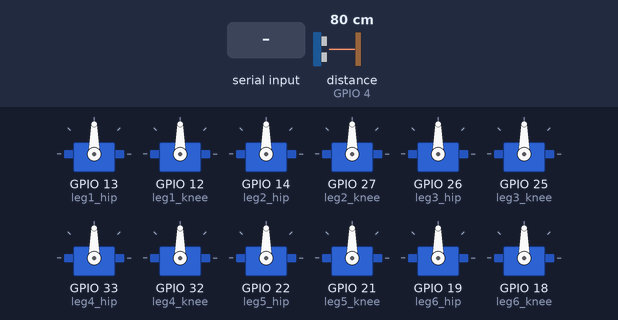
A sketch run on a simulated ESP32. On the bench: 12 × servo. Wiring (inferred from the names in the program): ultrasonic range finder: trigger GPIO 5; echo GPIO 4. The test bench sets the inputs (shaded band); at power-on: distance to the obstacle (sensor on GPIO 4) 80 cm. The echo pulse lasts 58.3 µs per cm; nothing arrives over Bluetooth unless stated.

Above: at 1.2 s.
1.3 s: "F" received over the second serial link
At 1.37 s:
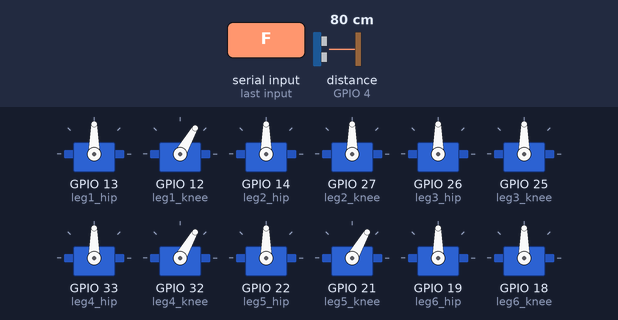
4.3 s: "B" received over the second serial link
At 4.52 s:
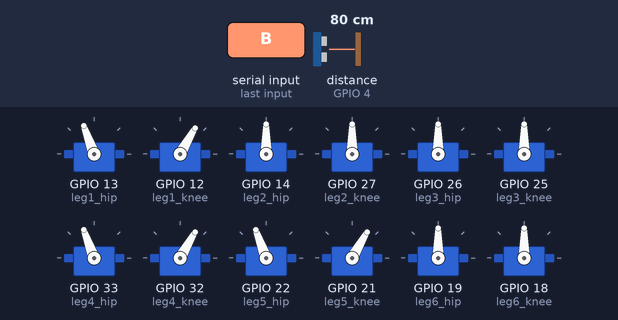
7.3 s: "L" received over the second serial link
At 7.45 s:
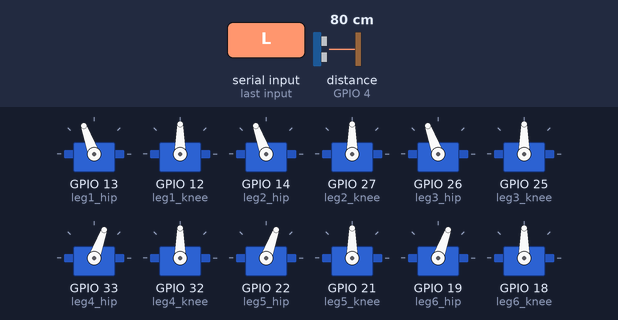
9.1 s: "R" received over the second serial link
At 9.25 s:
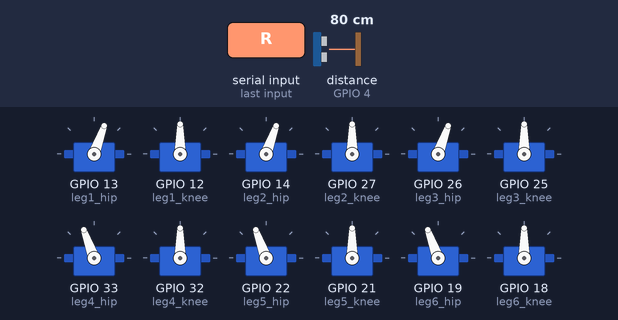
Timing chart, 0 to 11.9 s (numbered marks = the images above; inputs shaded):
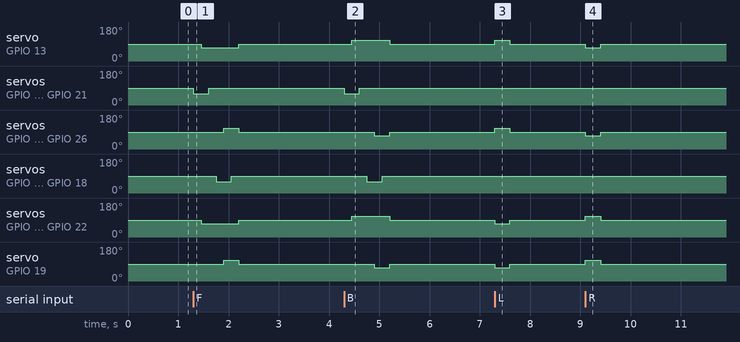

The sketch:

hexapod.ino
```cpp
#include <BluetoothSerial.h>
#include <Servo.h>

BluetoothSerial SerialBT;

// 12 Servos (6 legs x 2)
Servo leg1_hip, leg1_knee;
Servo leg2_hip, leg2_knee;
Servo leg3_hip, leg3_knee;
Servo leg4_hip, leg4_knee;
Servo leg5_hip, leg5_knee;
Servo leg6_hip, leg6_knee;

// Ultrasonic
#define trigPin 5
#define echoPin 4
long duration;
int distance;

int getDistance() {
  digitalWrite(trigPin, LOW);
  delayMicroseconds(2);
  digitalWrite(trigPin, HIGH);
  delayMicroseconds(10);
  digitalWrite(trigPin, LOW);
  duration = pulseIn(echoPin, HIGH);
  distance = duration * 0.034 / 2;
  return distance;
}

void stopMovement() {
  leg1_hip.write(90); leg1_knee.write(90);
  leg2_hip.write(90); leg2_knee.write(90);
  leg3_hip.write(90); leg3_knee.write(90);
  leg4_hip.write(90); leg4_knee.write(90);
  leg5_hip.write(90); leg5_knee.write(90);
  leg6_hip.write(90); leg6_knee.write(90);
}

void moveForward() {
  leg1_knee.write(60); leg4_knee.write(60); leg5_knee.write(60);
  delay(150);
  leg1_hip.write(70); leg4_hip.write(70); leg5_hip.write(70);
  delay(150);
  leg1_knee.write(90); leg4_knee.write(90); leg5_knee.write(90);
  delay(150);

  leg2_knee.write(60); leg3_knee.write(60); leg6_knee.write(60);
  delay(150);
  leg2_hip.write(110); leg3_hip.write(110); leg6_hip.write(110);
  delay(150);
  leg2_knee.write(90); leg3_knee.write(90); leg6_knee.write(90);
  delay(150);

  leg1_hip.write(90); leg4_hip.write(90); leg5_hip.write(90);
  leg2_hip.write(90); leg3_hip.write(90); leg6_hip.write(90);
}

void moveBackward() {
  leg1_knee.write(60); leg4_knee.write(60); leg5_knee.write(60);
  delay(150);
  leg1_hip.write(110); leg4_hip.write(110); leg5_hip.write(110);
  delay(150);
  leg1_knee.write(90); leg4_knee.write(90); leg5_knee.write(90);
  delay(150);

  leg2_knee.write(60); leg3_knee.write(60); leg6_knee.write(60);
  delay(150);
  leg2_hip.write(70); leg3_hip.write(70); leg6_hip.write(70);
  delay(150);
  leg2_knee.write(90); leg3_knee.write(90); leg6_knee.write(90);
  delay(150);

  leg1_hip.write(90); leg2_hip.write(90); leg3_hip.write(90);
  leg4_hip.write(90); leg5_hip.write(90); leg6_hip.write(90);
}

void turnLeft() {
  leg1_hip.write(110); leg2_hip.write(110); leg3_hip.write(110);
  leg4_hip.write(70); leg5_hip.write(70); leg6_hip.write(70);
  delay(300);
  stopMovement();
}

void turnRight() {
  leg1_hip.write(70); leg2_hip.write(70); leg3_hip.write(70);
  leg4_hip.write(110); leg5_hip.write(110); leg6_hip.write(110);
  delay(300);
  stopMovement();
}

void setup() {
  Serial.begin(115200);
  SerialBT.begin("HexapodESP32");

  leg1_hip.attach(13); leg1_knee.attach(12);
  leg2_hip.attach(14); leg2_knee.attach(27);
  leg3_hip.attach(26); leg3_knee.attach(25);
  leg4_hip.attach(33); leg4_knee.attach(32);
  leg5_hip.attach(22); leg5_knee.attach(21);
  leg6_hip.attach(19); leg6_knee.attach(18);

  pinMode(trigPin, OUTPUT);
  pinMode(echoPin, INPUT);

  stopMovement();
}

void loop() {
  int d = getDistance();
  if (d < 15) {
    stopMovement();
    return;
  }

  if (SerialBT.available()) {
    char c = SerialBT.read();
    if (c == 'F') moveForward();
    else if (c == 'B') moveBackward();
    else if (c == 'L') turnLeft();
    else if (c == 'R') turnRight();
    else if (c == 'S') stopMovement();
  }
}
```

Measured:
- after the input at 1.3 s, servo on GPIO 13 (leg1_hip): 90° → 70° after 0.15 s, → 90° 0.75 s later; servo on GPIO 12 (leg1_knee): 90° → 60° at once, → 90° 0.30 s later
- after the input at 4.3 s, servo on GPIO 13 (leg1_hip): 90° → 110° after 0.15 s, → 90° 0.75 s later; servo on GPIO 12 (leg1_knee): 90° → 60° at once, → 90° 0.30 s later
- after the input at 7.3 s, servo on GPIO 13 (leg1_hip), servo on GPIO 14 (leg2_hip), servo on GPIO 26 (leg3_hip): 90° → 110° at once, → 90° 0.30 s later; servo on GPIO 33 (leg4_hip), servo on GPIO 22 (leg5_hip), servo on GPIO 19 (leg6_hip): 90° → 70° at once, → 90° 0.30 s later
- after the input at 9.1 s, servo on GPIO 13 (leg1_hip), servo on GPIO 14 (leg2_hip), servo on GPIO 26 (leg3_hip): 90° → 70° at once, → 90° 0.30 s later; servo on GPIO 33 (leg4_hip), servo on GPIO 22 (leg5_hip), servo on GPIO 19 (leg6_hip): 90° → 110° at once, → 90° 0.30 s later
